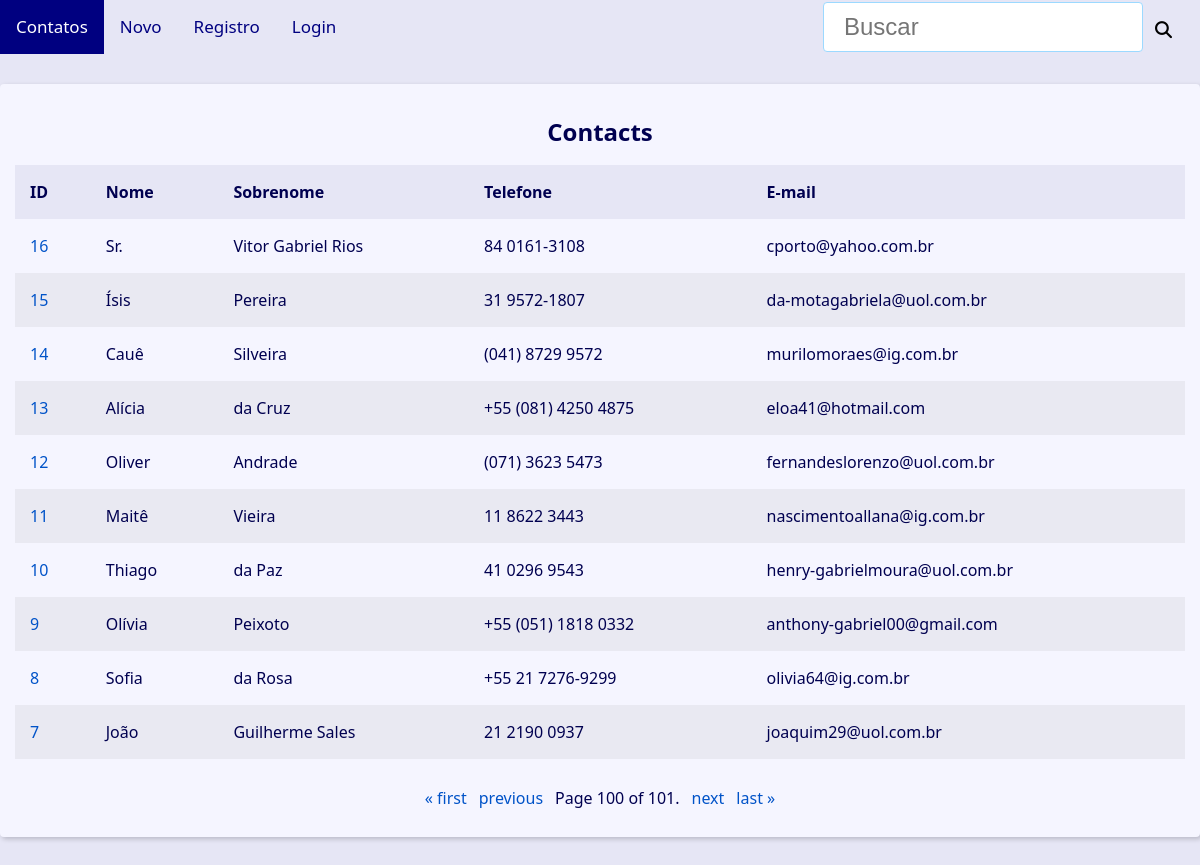
Page /?page=100&q= on the committed database.
### contact/models.py (models this page shows, shortened)
class Contact(models.Model):
    first_name = models.CharField(max_length=50)
    last_name = models.CharField(max_length=50, blank=True)
    phone = models.CharField(max_length=50)
    email = models.EmailField(max_length=254, blank=True, verbose_name='E-mail')
    created_date = models.DateTimeField(default=timezone.now)
    description = models.TextField(blank=True, verbose_name='Descrição')
    show = models.BooleanField(default=True)
    picture = models.ImageField(blank=True, upload_to='pictures/%Y/%m/', verbose_name='Imagem')
    owner = models.ForeignKey(
        User,
        on_delete=models.SET_NULL,
        blank=True, null=True
    )
    category = models.ForeignKey(
        Category,
        on_delete=models.SET_NULL,
        blank=True,
        null=True,
        verbose_name='Categoria'
    )

### contact/views/contact_views.py (the view)
# urls.py: path('', views.index, name='index'),
def index(request):
    contacts = Contact.objects \
        .filter(show=True)\
        .order_by('-id')
    paginator = Paginator(contacts, 10)
    page_number = request.GET.get("page")
    page_obj = paginator.get_page(page_number)
    context = {
        'page_obj': page_obj,
        'site_title': ' - Contatos',
    }
    return render(
        request,
        'contact/index.html',
        context
    )

### contact/templates/contact/index.html
{% extends 'global/base.html' %}
{% block content %}
  {% if page_obj %}
    <div class="responsive-table">
      <table class="contacts-table">
        <caption class="table-caption ">
          Contacts
        </caption>
        <thead>
          <tr class="table-row table-row-header">
            <th class="table-header">ID</th>
            <th class="table-header">Nome</th>
            <th class="table-header">Sobrenome</th>
            <th class="table-header">Telefone</th>
            <th class="table-header">E-mail</th>
          </tr>
        </thead>
        <tbody>
          {% for contact in page_obj %}
            <tr class="table-row">
              <td class="table-cel">
                <a
                  class="table-link"
                  href="{% url 'contact:contact' contact.id %}"
                >
                  {{ contact.id }}
                </a>
              </td>
              <td class="table-cel">
                {{ contact.first_name }}
              </td>
              <td class="table-cel">
                {{ contact.last_name }}
              </td>
              <td class="table-cel">
                {{ contact.phone }}
              </td>
              <td class="table-cel">
                {{ contact.email }}
              </td>
            </tr>
          {% endfor %}
        </tbody>
      </table>
    </div>
  {% else %}
    <div class="single-contact">
      <h1 class="single-contact-name">
        <p align="center">Nenhum contato encontrado.</p>
      </h1>
    </div>
  {% endif %}
{% endblock content %}

### base/static/global/css/style.css (style rules this page uses)
:root { --spacing: 1.5rem; --link-dark-color: rgb(0, 83, 200); --link-light-color: rgb(156, 217, 255); --clr-white: rgb(245, 245, 255); --clr-blue: rgb(0, 0, 80); --clr-light-gray: rgb(230, 230, 245); --clr-dark-shadow-5: rgba(0, 0, 10, 5%); --clr-dark-shadow-10: rgba(0, 0, 10, 10%); --clr-dark-shadow-20: rgba(0, 0, 10, 20%); --clr-light-shadow-5: rgba(200, 200, 255, 5%); --clr-light-shadow-10: rgba(200, 200, 255, 20%); --clr-light-shadow-20: rgba(200, 200, 255, 20%); --main-page-width: 120rem; --table-min-width: 60rem; --biggest-font-size: 5rem; --bigger-font-size: 4rem; --big-font-size: 3.2rem; --medium-font-size: 2.4rem; --small-font-size: 1.6rem; --smaller-font-size: 1.4rem; --smallest-font-size: 1.2rem; --transition-fast: 300ms; --transition-medium: 600ms; --transition-slow: 1s; --default-border-radius: 4px; }
*, *::before, *::after { margin: 0; padding: 0; box-sizing: border-box; }
html { font-size: 62.5%; }
body { font-family: system-ui, -apple-system, BlinkMacSystemFont, 'Segoe UI', Roboto, Oxygen, Ubuntu, Cantarell, 'Open Sans', 'Helvetica Neue', sans-serif; line-height: 1.5; font-size: var(--small-font-size); color: var(--clr-blue); -webkit-font-smoothing: antialiased; background: var(--clr-light-gray); }
.responsive-table { width: 100%; overflow-x: auto; }
.contacts-table { width: 100%; min-width: var(--table-min-width); border-collapse: collapse; }
.table-caption { font-size: var(--medium-font-size); font-weight: bold; padding: var(--spacing); }
.table-row { text-align: left; text-overflow: ellipsis; transition: background-color var(--transition-fast) ease-in-out; }
.table-row:nth-of-type(2n) { background: var(--clr-dark-shadow-5); }
.table-row-header { background: var(--clr-light-gray); color: var(--clr-blue); }
.table-cel, .table-header { padding: var(--spacing); }
.table-link { color: var(--link-dark-color); transition: color var(--transition-fast) ease-in-out; text-decoration: none; }

### rows in the picture
Contact: id "16", first_name "Sr.", last_name "Vitor Gabriel Rios", phone "84 0161-3108", email "cporto@yahoo.com.br"
Contact: id "15", first_name "Ísis", last_name "Pereira", phone "31 9572-1807", email "da-motagabriela@uol.com.br"
Contact: id "14", first_name "Cauê", last_name "Silveira", phone "(041) 8729 9572", email "murilomoraes@ig.com.br"
Contact: id "13", first_name "Alícia", last_name "da Cruz", phone "+55 (081) 4250 4875", email "eloa41@hotmail.com"
Contact: id "12", first_name "Oliver", last_name "Andrade", phone "(071) 3623 5473", email "fernandeslorenzo@uol.com.br"
Contact: id "11", first_name "Maitê", last_name "Vieira", phone "11 8622 3443", email "nascimentoallana@ig.com.br"
Contact: id "10", first_name "Thiago", last_name "da Paz", phone "41 0296 9543", email "henry-gabrielmoura@uol.com.br"
Contact: id "9", first_name "Olívia", last_name "Peixoto", phone "+55 (051) 1818 0332", email "anthony-gabriel00@gmail.com"
Contact: id "8", first_name "Sofia", last_name "da Rosa", phone "+55 21 7276-9299", email "olivia64@ig.com.br"
Contact: id "7", first_name "João", last_name "Guilherme Sales", phone "21 2190 0937", email "joaquim29@uol.com.br"

### other values in the picture
{{ page_obj.number }} "100"
{{ page_obj.paginator.num_pages }} "101"
